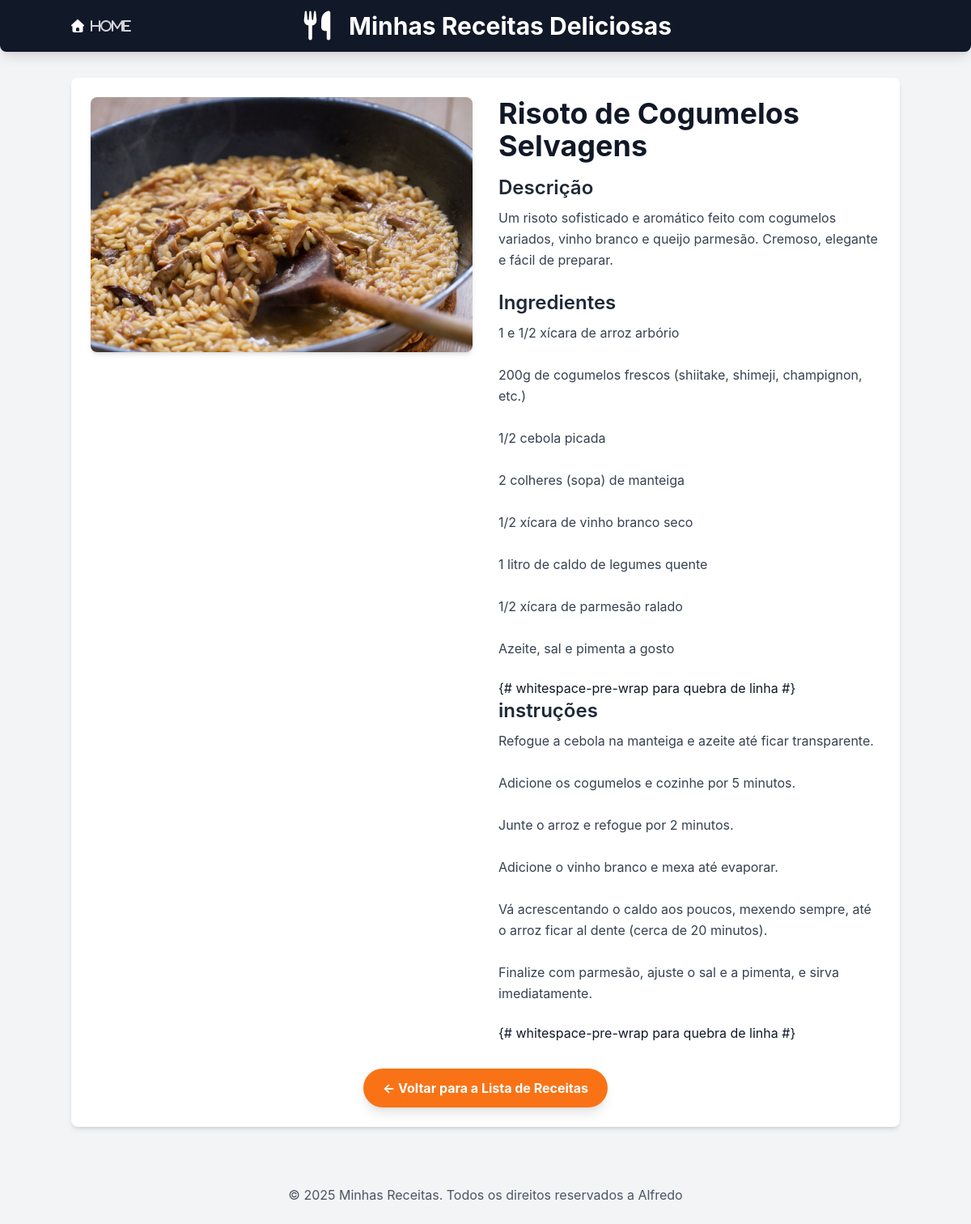
The page /receitas/receita/6/ on the database its author committed.
### receitas/models.py (models this page shows, shortened)
class Receita(models.Model):
    CATEGORIAS = [
        ('comida', 'Comida'),
        ('sobremesa', 'Sobremesa'),
        ('drink', 'Drink'),
    ]
    title = models.CharField(max_length=200)
    description = models.TextField("Descrição")
    ingredients = models.TextField("Ingredientes")
    instructions = models.TextField("Instruções")
    image = models.ImageField("Imagem", upload_to='receitas/images/', blank=True, null=True)
    categoria = models.CharField("Categoria", max_length=20, choices=CATEGORIAS, default='comida')
    created_at = models.DateTimeField(auto_now_add=True)
    updated_at = models.DateTimeField(auto_now = True)
    class Meta:
        verbose_name = "Receita"
        verbose_name_plural = "Receitas"
        ordering = ['-created_at'] # Ordena as receitas pela data de criação (mais novas primeiro)

### receitas/views.py (the view)
# urls.py: path('receita/<int:id>/', views.receita_detail, name='receita_detail'),
def receita_detail(request, id):
    receita = get_object_or_404(Receita, pk = id)
    context={
        'receita': receita,
    }
    return render(request, 'receitas/receita_detail.html', context)

### receitas/templates/receitas/receita_detail.html (shortened to what this page needs)
{% extends "receitas/base.html" %}
{% block content %}
<div class="flex flex-col md:flex-row gap-8">
    {% if receita.image %}
    <div class="md:w-1/2">
        <img src="{{ receita.image.url }}" alt="[Imagem de {{ receita.title }}]"
            class="w-full h-auto object-cover rounded-lg shadow-md">
    </div>
    {% endif %}
    <div class="md:w-1/2">
        <h2 class="text-4xl font-bold text-gray-900 mb-4">{{ receita.title }}</h2>
        <h3 class="text-2xl font-semibold text-gray-800 mb-2">Descrição</h3>
        <p class="text-gray-700 mb-6 leading-relaxed">{{ receita.description }}</p>
        <h3 class="text-2xl font-semibold text-gray-800 mb-2">Ingredientes</h3>
        <p class="text-gray-700 mb-6 leading-relaxed whitespace-pre-wrap">{{ receita.ingredients }}</p>{#
        whitespace-pre-wrap para quebra de linha #}
        <h3 class="text-2xl font-semibold text-gray-800 mb-2">instruções</h3>
        <p class="text-gray-700 mb-6 leading-relaxed whitespace-pre-wrap">{{ receita.instructions }}</p>{#
        whitespace-pre-wrap para quebra de linha #}
    </div>
</div>
<div class="mt-8 text-center">
    <a href="{% url 'home' %}"
        class="inline-block bg-orange-500 hover:bg-orange-600 text-white font-bold py-3 px-6 rounded-full transition durantion-300 ease-in-out shadow-lg">
        &larr; Voltar para a Lista de Receitas
    </a>
</div>
{% endblock %}

### receitas/templates/receitas/base.html (style rules this page uses)
body { font-family: 'Inter', sans-serif; }

### rows shown on the page
Receita: image (picture), title "Risoto de Cogumelos Selvagens", description "Um risoto sofisticado e aromático feito com cogumelos variados, vinho branco e queijo parmesão. Cremoso, elegante e fácil de preparar.", ingredients "1 e 1/2 xícara de arroz arbório 200g de cogumelos frescos (shiitake, shimeji, champignon, etc.) 1/2 cebola picada 2 colheres (sopa) de manteiga 1/2 xícara de vinho branco seco 1 litro de caldo de legumes quente 1/2 xícara de parmesão ralado Azeite, sal e pimenta a gosto", instructions "Refogue a cebola na manteiga e azeite até ficar transparente. Adicione os cogumelos e cozinhe por 5 minutos. Junte o arroz e refogue por 2 minutos. Adicione o vinho branco e mexa até evaporar. Vá acrescentando o caldo aos poucos, mexendo sempre, até o arroz ficar al dente (cerca de 20 minutos). Finalize com parmesão, ajuste o sal e a pimenta, e sirva imediatamente."
